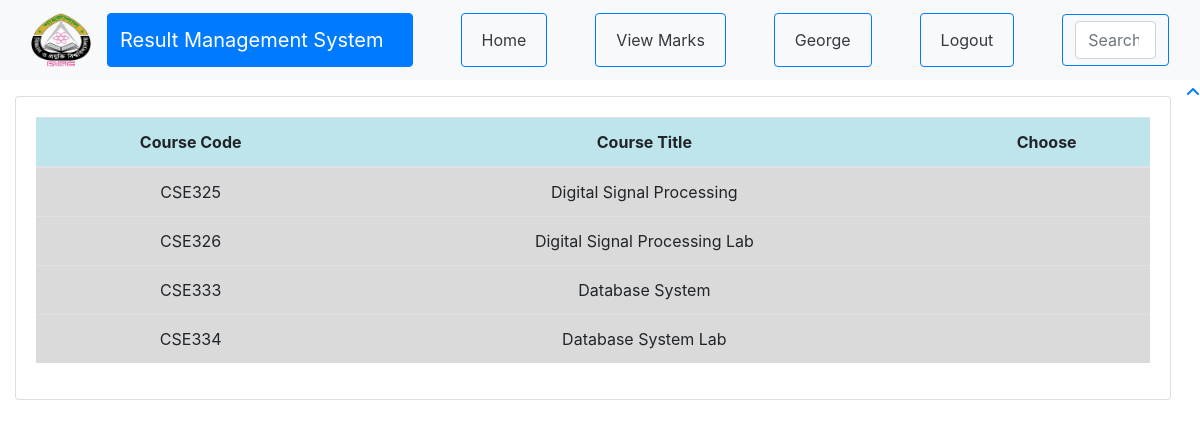
Page /teacher/t01/1/Classes/ (signed in) on the committed database.
### result/models.py (models this page shows, shortened)
class User(AbstractUser):
    @property
    def is_student(self):
        if hasattr(self, 'student'):
            return True
        return False

class Student(models.Model):
    user = models.OneToOneField(User, on_delete=models.CASCADE, null=True)
    class_id = models.ForeignKey(Class, on_delete=models.CASCADE, default=1)
    department = models.ForeignKey(Department, on_delete=models.CASCADE, default=1)
    registration_number = models.CharField(primary_key='True', max_length=100)
    session = models.CharField(max_length=100, default='2017-18')
    name = models.CharField(max_length=200)

class AssignTeacher(models.Model):
    class_id = models.ForeignKey(Class, on_delete=models.CASCADE)
    course = models.ForeignKey(Course, on_delete=models.CASCADE)
    teacher = models.ForeignKey(Teacher, on_delete=models.CASCADE)
    class Meta:
        unique_together = (('course', 'class_id', 'teacher'),)

class Course(models.Model):
    department = models.ForeignKey(Department, on_delete=models.CASCADE)
    id = models.CharField(primary_key='True', max_length=50)
    name = models.CharField(max_length=50)
    shortname = models.CharField(max_length=50, default='X')
    credits = models.FloatField(default=0.0)
    def __str__(self):
        return self.name

### result/views.py (the view)
# urls.py: path('teacher/<slug:teacher_id>/<int:choice>/Classes/', views.t_clas, name='t_clas'),
@login_required
def t_clas(request, teacher_id, choice):
    teacher1 = get_object_or_404(Teacher, id=teacher_id)
    return render(request, 'result/teacher_classes.html', {'teacher1': teacher1, 'choice': choice})

### result/templates/result/teacher_classes.html (shortened to what this page needs)
{% extends 'result/base.html' %}
{% block content %}
    <div class="card mb-3">
            <div class="card-body">
              <div class="table-responsive">
                <table class="table text-center" id="dataTable" width="100%" cellspacing="0">
                  <thead>
                    <tr class="table-info">
                        <th>Course Code</th>
                        <th>Course Title</th>
                        <th>Choose</th>
                    </tr>
                  </thead>
                  <tbody>
                    {% for ass in teacher1.assignteacher_set.all %}
                    <tr class="table-active">
                        <td >{{ ass.course_id }}</td>
                        <td >{{ ass.course }}</td>
                        <td>
                        </td>
                    </tr>
                    {% empty %}
                            <p>teacher has no courses</p>
                    {% endfor %}
                  </tbody>
                </table>
              </div>
    </div>
{% endblock %}

### result/templates/result/base.html (shortened to what this page needs)
<!DOCTYPE html>
<html lang="en">
<head>
  {% load static %}
  <link href="{% static '/bootstrap/vendor/bootstrap/css/bootstrap.min.css' %}" rel="stylesheet">
  <link href="{% static '/bootstrap/vendor/fontawesome-free/css/all.min.css' %}" rel="stylesheet" type="text/css">
  <link href="{% static '/bootstrap/vendor/datatables/dataTables.bootstrap4.css' %}" rel="stylesheet">
  <link href="{% static '/homepage/css/button_table.css' %}" rel="stylesheet">
  <link href="{% static '/bootstrap/css/rms-admin.css' %}" rel="stylesheet">
</head>
<body id="page-top">
  <nav class="navbar navbar-expand-lg navbar-dark bg-light static-top">
    <div class="container-fluid">
      <a class="navbar-brand mr-3" href="#">
        <img src="{% static 'images/logo.png' %}" alt="" width="60" height="54">
      </a>
      <button class="btn btn-primary mr-5" type="button">
      <a class="navbar-brand" href="{% url 'index' %}">Result Management System</a>
    </button>
      <div class="collapse navbar-collapse" id="navbarSupportedContent">
        <ul class="navbar-nav me-auto mb-4 mb-lg-0">
          <li class="nav-item">
            <button class="btn btn-outline-primary mr-5" type="button">
            <a class="nav-link active text-dark" aria-current="page" href="{% url 'index' %}">Home</a>
          </button>
          </li>
          {% if request.user.is_student %}
          <li class="nav-item">
            <button class="btn btn-outline-primary mr-5" type="button">
              <a class="nav-link text-dark" href="{% url 'marks_list' request.user.student.registration_number %}">View Marks</a>
            </button>
          </li>
          {% elif request.user.is_teacher %}
          <li class="nav-item">
            <button class="btn btn-outline-primary mr-5" type="button">
              <a class="nav-link text-dark" href="{% url 't_clas' request.user.teacher.id 2  %}">View Marks</a>
            </button>
          </li>
          {% endif %}
          <li class="nav-item">
            {% if request.user.is_student %}
            <button class="btn btn-outline-primary mr-5" type="button">
              <a class="nav-link text-capitalize text-dark">{{ request.user.student.name }}</a>
            </button>
            {% elif request.user.is_teacher %}
            <button class="btn btn-outline-primary mr-5" type="button">
              <a class="nav-link text-capitalize text-dark">{{ request.user.teacher.name }}</a>
            </button>
            {% endif %}
          </li>
          <li class="nav-item">
            <button class="btn btn-outline-primary mr-5" type="button">
              <a class="nav-link text-dark" href="/accounts/logout">Logout</a>
            </button>
          </li>
        </ul>
        <button class="btn btn-outline-primary me-2" type="button">
          <form class="d-flex">
            <input class="form-control me-2" type="search" placeholder="Search" aria-label="Search">
          </form>
        </button>
      </div>
    </div>
  </nav>
  <div id="wrapper">
    <div id="content-wrapper">
      <div class="container-fluid">
        {% block content %}
        {% endblock %}
      </div>
    </div>
  </div>
  <a class="scroll-to-top rounded" href="#page-top">
    <i class="fas fa-angle-up"></i>
  </a>
</body>
</html>

### rows in the picture
User: user.student.name "George"
AssignTeacher: course_id "CSE325", course "Digital Signal Processing"
AssignTeacher: course_id "CSE326", course "Digital Signal Processing Lab"
AssignTeacher: course_id "CSE333", course "Database System"
AssignTeacher: course_id "CSE334", course "Database System Lab"
